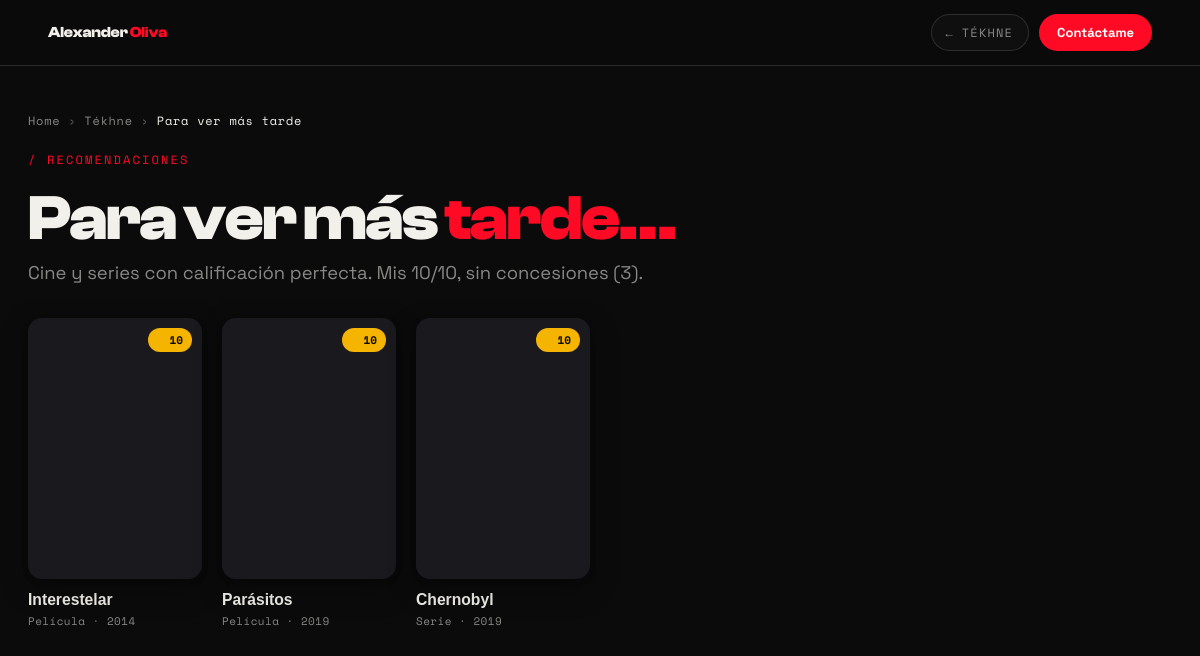
The app's page /tekhne/recomendaciones with its own data.
### tables this page shows
CREATE TABLE peliculas_series (
    id          INT AUTO_INCREMENT PRIMARY KEY,
    categoria   VARCHAR(60)  NULL,
    titulo      VARCHAR(160) NOT NULL,
    autor       VARCHAR(120) NULL,
    anio        INT          NULL,
    duracion    INT          NULL,
    nota        DECIMAL(3,1) NOT NULL,
    fecha_vista DATE         NULL,
    poster      VARCHAR(160) NULL,
    comentario  TEXT         NULL,
    creado      TIMESTAMP    DEFAULT CURRENT_TIMESTAMP
);

### Router.php (called while the page is built, shortened)
<?php
class Router
{
    public function render($view, $datos = [], $layout = 'layout')
    {
        include_once __DIR__ . "/views/$view.php";
    }
}

### controllers/PortfolioController.php (called while the page is built, shortened)
<?php
class PortfolioController
{
    public static function recomendaciones(Router $router)
    {
        $router->render('blog/recomendaciones', [
            'titulo' => 'Para ver más tarde - Tékhne · Alexander Oliva',
            'metaDescripcion' => 'Mi selección de cine y series con calificación perfecta 10/10.',
            'canonical' => 'https://alexanderoliva.com/tekhne/recomendaciones',
            'seleccion' => Pelicula::perfectas(),
        ], 'portfolio-layout');
    }
}

### models/ActiveRecord.php (called while the page is built, shortened)
<?php
class ActiveRecord {
    protected static $db;
    public static function setDB($database) {
        self::$db = $database;
    }
    public static function consultarSQL($query) {
        $resultado = self::$db->query($query);
        $array = [];
        while($registro = $resultado->fetch_assoc()) {
            $array[] = static::crearObjeto($registro);
        }
        return $array;
    }
    protected static function crearObjeto($registro) {
        $objeto = new static;
        foreach($registro as $key => $value ) {
            if(property_exists( $objeto, $key  )) {
                $objeto->$key = $value;
            }
        }
        return $objeto;
    }
}

### models/Pelicula.php (called while the page is built, shortened)
<?php
class Pelicula extends ActiveRecord {
    protected static $tabla = 'peliculas_series';
    public static function perfectas() {
        return self::consultarSQL("SELECT * FROM " . static::$tabla . " WHERE nota >= 10 ORDER BY fecha_vista DESC, id DESC");
    }
}

### views/blog/recomendaciones.php (the view, shortened to what this page needs)
<link rel="stylesheet" href="/build/css/paginas.css">
<div id="ao-app" data-theme="dark">
<div data-barba-namespace="blog-recomendaciones">
    <header class="pg-top">
        <a href="/" class="brand">Alexander <span>Oliva</span></a>
        <div class="pg-actions">
            <a class="pg-back" href="/tekhne">Tékhne</a>
            <a class="pg-wa" href="<?php echo waLink('Hola Alexander, quiero platicar contigo.'); ?>" target="_blank" rel="noopener">Contáctame</a>
        </div>
    </header>
    <main class="pg pg--wide">
        <nav class="pg-crumb" data-anim aria-label="Ruta de navegación">
            <a href="/">Home</a><span>›</span>
            <a href="/tekhne">Tékhne</a><span>›</span>
            <span class="cur">Para ver más tarde</span>
        </nav>
        <div class="pg-kicker" data-anim><span class="acc">/ RECOMENDACIONES</span></div>
        <h1 class="pg-title" data-anim>Para ver más <em>tarde…</em></h1>
        <p class="pg-lead" data-anim>Cine y series con calificación perfecta. Mis 10/10, sin concesiones (<?php echo count($seleccion); ?>).</p>
        <div class="rec-grid">
            <?php foreach ($seleccion as $t) : ?>
                <a class="sel-card" href="/tekhne/pelicula/<?php echo generarSlug($t->titulo); ?>" data-anim title="<?php echo s($t->titulo); ?>">
                    <div class="sel-poster">
                        <?php if (!empty($t->poster)) : ?>
                            <img src="/build/img/peliculas/<?php echo s($t->poster); ?>" alt="<?php echo s($t->titulo); ?>" loading="lazy">
                        <?php else : ?>
                            <div class="sel-ph"><?php echo icono('film'); ?></div>
                        <?php endif; ?>
                        <span class="sel-badge"><?php echo icono('estrella'); ?>10</span>
                    </div>
                    <h3 class="sel-name"><?php echo s($t->titulo); ?></h3>
                    <p class="sel-meta"><?php echo s($t->categoria); ?><?php echo $t->anio ? ' · ' . s($t->anio) : ''; ?></p>
                </a>
            <?php endforeach; ?>
        </div>
    </main>
</div>
</div>

### includes/funciones.php (shortened to what this page needs)
<?php
function s($html = '') : string {
    return htmlspecialchars($html ?? '');
}
function waLink(string $mensaje = '') : string {
    $base = 'https://wa.me/525637185620';
    return $mensaje !== '' ? $base . '?text=' . rawurlencode($mensaje) : $base;
}
function generarSlug(string $texto) : string {
    $texto = strtolower(trim($texto));
    $texto = strtr($texto, ['á'=>'a','é'=>'e','í'=>'i','ó'=>'o','ú'=>'u','ñ'=>'n','ü'=>'u']);
    $texto = preg_replace('/[^a-z0-9]+/', '-', $texto);
    return trim($texto, '-') ?: 'articulo';
}
function icono(string $n) : string {
    $inner = $p[$n] ?? '';
    return '<svg class="ico" viewBox="0 0 24 24" fill="none" stroke="currentColor" stroke-width="1.9" stroke-linecap="round" stroke-linejoin="round">' . $inner . '</svg>';
}

### public/build/css/portfolio.css (style rules this page uses)
* { box-sizing:border-box }
html,body { margin:0;padding:0 }
body { background:#0b0b0c }
#ao-app[data-theme=dark] { --bg: #0b0b0c;--fg: #f2f0ea;--muted: rgba(242, 240, 234, .54);--line: rgba(242, 240, 234, .14);--surface: #151517;--accent: #ff0a24;--accent-fg: #ffffff;--chip: #f4f1ea;--chip-fg: #141210;--inv-bg: #f4f1ea;--inv-fg: #151311;--inv-muted: rgba(21, 19, 17, .6);--inv-line: rgba(21, 19, 17, .16);--sh-sm: 0 1px 2px rgba(0, 0, 0, .20), 0 4px 12px rgba(0, 0, 0, .22);--sh-md: 0 2px 6px rgba(0, 0, 0, .18), 0 10px 30px rgba(0, 0, 0, .30);--sh-lg: 0 4px 14px rgba(0, 0, 0, .20), 0 18px 50px rgba(0, 0, 0, .36);--sh-xl: 0 6px 22px rgba(0, 0, 0, .24), 0 30px 74px rgba(0, 0, 0, .44) }

### public/build/css/paginas.css (style rules this page uses)
body { background:#0a0a0b;font-family:"Space Grotesk",system-ui,-apple-system,sans-serif }
.pg { max-width:920px;margin:0 auto;padding:clamp(90px,14vh,150px) clamp(20px,5vw,28px) 120px }
.pg--wide { max-width:1100px }
.pg-top { position:fixed;top:0;left:0;width:100%;z-index:500;display:flex;align-items:center;justify-content:space-between;padding:14px clamp(18px,4vw,48px);background:color-mix(in srgb, var(--bg) 68%, transparent);backdrop-filter:blur(16px) saturate(1.4);-webkit-backdrop-filter:blur(16px) saturate(1.4);border-bottom:1px solid var(--line) }
.pg-top .brand { font-family:"Clash Display",sans-serif;font-weight:700;font-size:15px;letter-spacing:-0.01em;color:var(--fg);text-decoration:none;transition:opacity .2s }
.pg-top .brand span { color:var(--accent) }
.pg-top .pg-actions { display:flex;align-items:center;gap:10px }
.pg-wa { display:inline-flex;align-items:center;gap:8px;text-decoration:none;background:var(--accent);color:var(--accent-fg);font-family:"Space Grotesk",sans-serif;font-weight:700;font-size:13px;padding:10px 18px;border-radius:40px;transition:transform .18s,filter .18s,box-shadow .18s }
.pg-back { display:inline-flex;align-items:center;gap:8px;font-family:"Space Mono",monospace;font-size:12px;letter-spacing:.1em;text-transform:uppercase;color:var(--muted);text-decoration:none;padding:9px 15px 9px 13px;border:1px solid var(--line);border-radius:40px;background:color-mix(in srgb, var(--surface) 55%, transparent);transition:color .2s,border-color .2s,background .2s }
.pg-back::before { content:"←";display:inline-block;transition:transform .22s ease }
.pg-back { white-space:nowrap }
.pg-kicker { font-family:"Space Mono",monospace;font-size:12px;letter-spacing:.18em;color:var(--muted);display:flex;gap:12px;flex-wrap:wrap;align-items:center }
.pg-kicker .acc { color:var(--accent) }
.pg h1.pg-title { font-family:"Clash Display",sans-serif;font-weight:700;font-size:clamp(2.2rem,6vw,4rem);line-height:1.02;letter-spacing:-0.025em;margin:18px 0 8px }
.pg .pg-lead { color:var(--muted);font-size:1.15rem;line-height:1.55;max-width:680px;margin:0 0 30px }
.pg-title em,.pg-lead em,.pg-kicker em { font-style:normal;color:var(--accent) }
.sel-card { scroll-snap-align:start;text-decoration:none }
.sel-poster { position:relative;aspect-ratio:2/3;border-radius:14px;overflow:hidden;background:#1a1a1e;box-shadow:var(--sh-md);transition:transform .35s cubic-bezier(0.16, 1, 0.3, 1),box-shadow .35s }
.sel-card .sel-name { transition:color .25s }
.sel-ph { width:100%;height:100%;display:grid;place-items:center;font-size:40px }
.sel-badge { position:absolute;top:10px;right:10px;display:inline-flex;align-items:center;gap:3px;font-family:"Space Mono",monospace;font-weight:700;font-size:11px;color:#0b0b0c;background:var(--c-amber, #F5B400);padding:4px 9px 4px 7px;border-radius:999px }
.sel-badge .ico { width:12px;height:12px;fill:currentColor;stroke:none;flex:none }
.sel-name { font-family:"Clash Display",sans-serif;font-weight:600;font-size:.98rem;line-height:1.15;margin:12px 0 4px;color:var(--fg) }
.sel-meta { font-family:"Space Mono",monospace;font-size:11px;letter-spacing:.04em;color:var(--muted);margin:0 }
.pg-crumb { display:flex;align-items:center;flex-wrap:wrap;gap:8px;font-family:"Space Mono",monospace;font-size:12px;letter-spacing:.06em;margin:0 0 22px }
.pg-crumb a { color:var(--muted);text-decoration:none;transition:color .2s }
.pg-crumb span { color:var(--muted-2, rgba(255, 255, 255, 0.35)) }
.pg-crumb .cur { color:var(--fg);overflow:hidden;text-overflow:ellipsis;white-space:nowrap;max-width:46vw }
.rec-grid { display:grid;grid-template-columns:repeat(auto-fill, minmax(160px, 1fr));gap:20px;margin-top:30px }
.sel-ph .ico { width:38px;height:38px;color:var(--muted) }
.pg--wide { max-width:1240px }

### records on screen
peliculas_series: titulo "Interestelar", categoria "Película", anio "2014"
peliculas_series: titulo "Parásitos", categoria "Película", anio "2019"
peliculas_series: titulo "Chernobyl", categoria "Serie", anio "2019"

### other values on screen
count($seleccion) "3"
